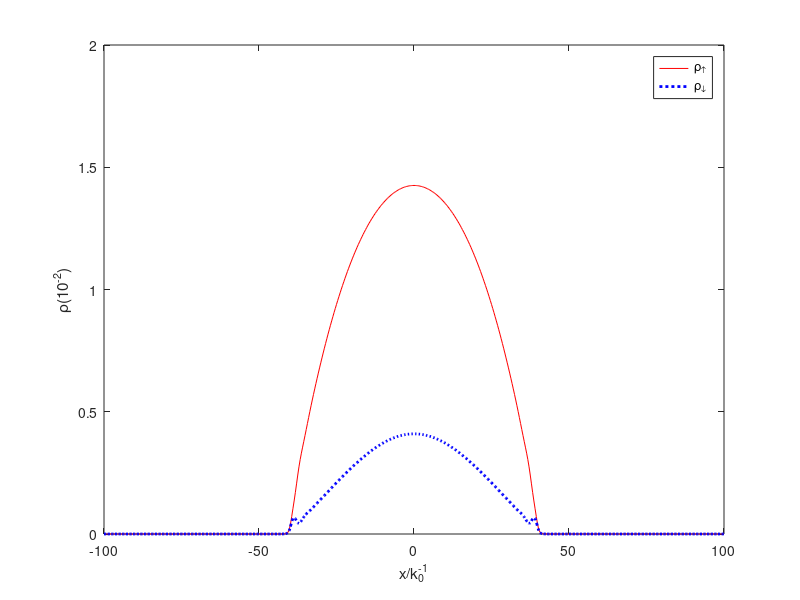
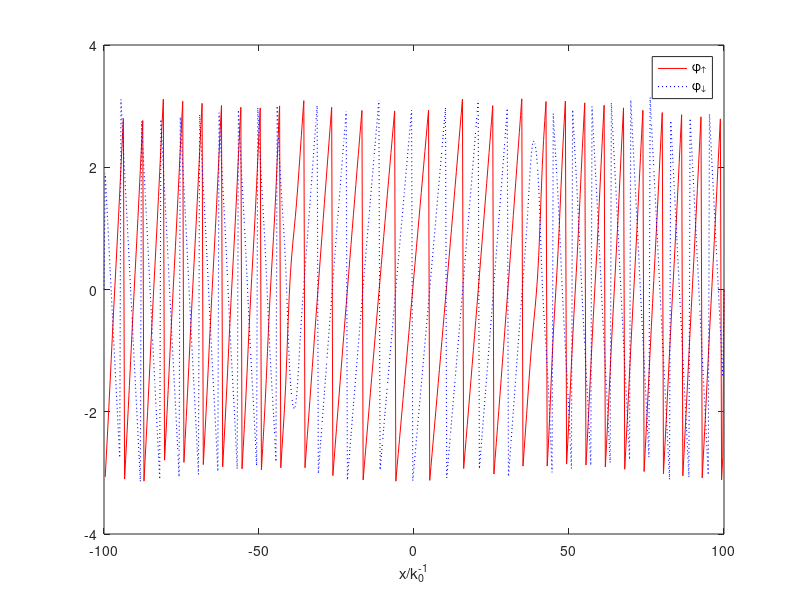
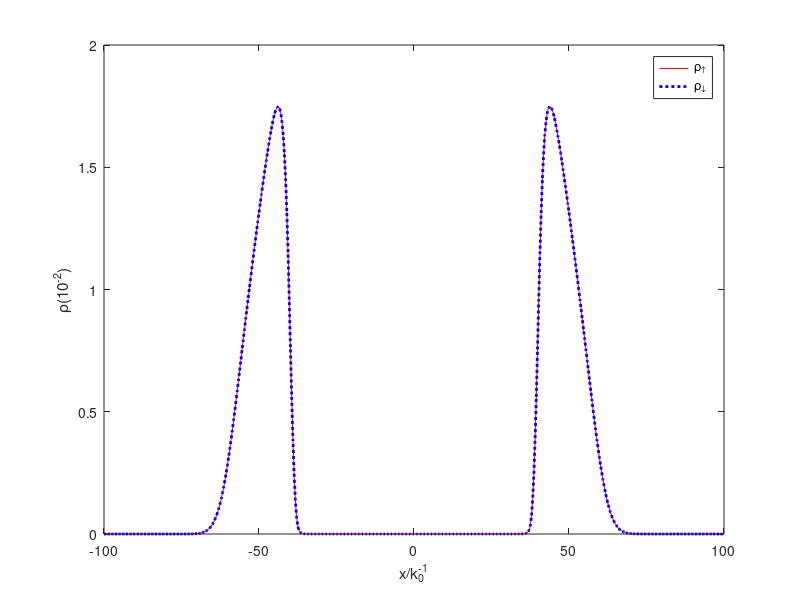
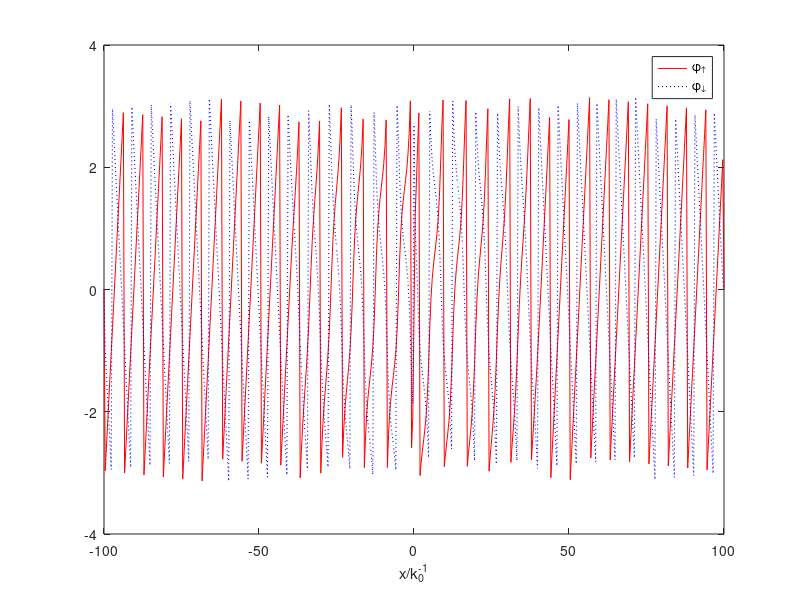

Write the MATLAB code that produced these figures, in order.
%% =========== beta = 1 omega = 0.6 ========================
% ============= 平面波相 =============================
% close all
DENA1 = dlmread('DENA1.DAT');
DENA2 = dlmread('DENA2.DAT');
DENB1 = dlmread('DENB1.DAT');
DENB2 = dlmread('DENB2.DAT');
PHASEA1 = dlmread('PHASEA1.DAT');
PHASEA2 = dlmread('PHASEA2.DAT');
PHASEB1 = dlmread('PHASEB1.DAT');
PHASEB2 = dlmread('PHASEB2.DAT');
x = linspace(-100, 100, 513);

figure(1);
% multiply with 100
plot(x, 100*DENA1, 'r-', x, 100*DENA2, 'b:', 'LineWidth', 2);
xlabel('x/k_0^{-1}');
ylabel('\rho(10^{-2})');
legend('\rho_\uparrow', '\rho_\downarrow');

%%
% close all
figure(2);
plot(x, PHASEA1, 'r-', x, PHASEA2, 'b:', 'LineWidth', 0.8);
xlabel('x/k_0^{-1}');
% ylabel('\phi');
legend('\phi_\uparrow', '\phi_\downarrow');

%% 
figure(3);
% multiply with 100
plot(x, 100*DENB1, 'r-', x, 100*DENB2, 'b:', 'LineWidth', 2);
xlabel('x/k_0^{-1}');
ylabel('\rho(10^{-2})');
legend('\rho_\uparrow', '\rho_\downarrow');

%% 
figure(4);
plot(x, PHASEB1, 'r-', x, PHASEB2, 'b:', 'LineWidth', 0.8);
xlabel('x/k_0^{-1}');
% ylabel('\phi');
legend('\phi_\uparrow', '\phi_\downarrow');